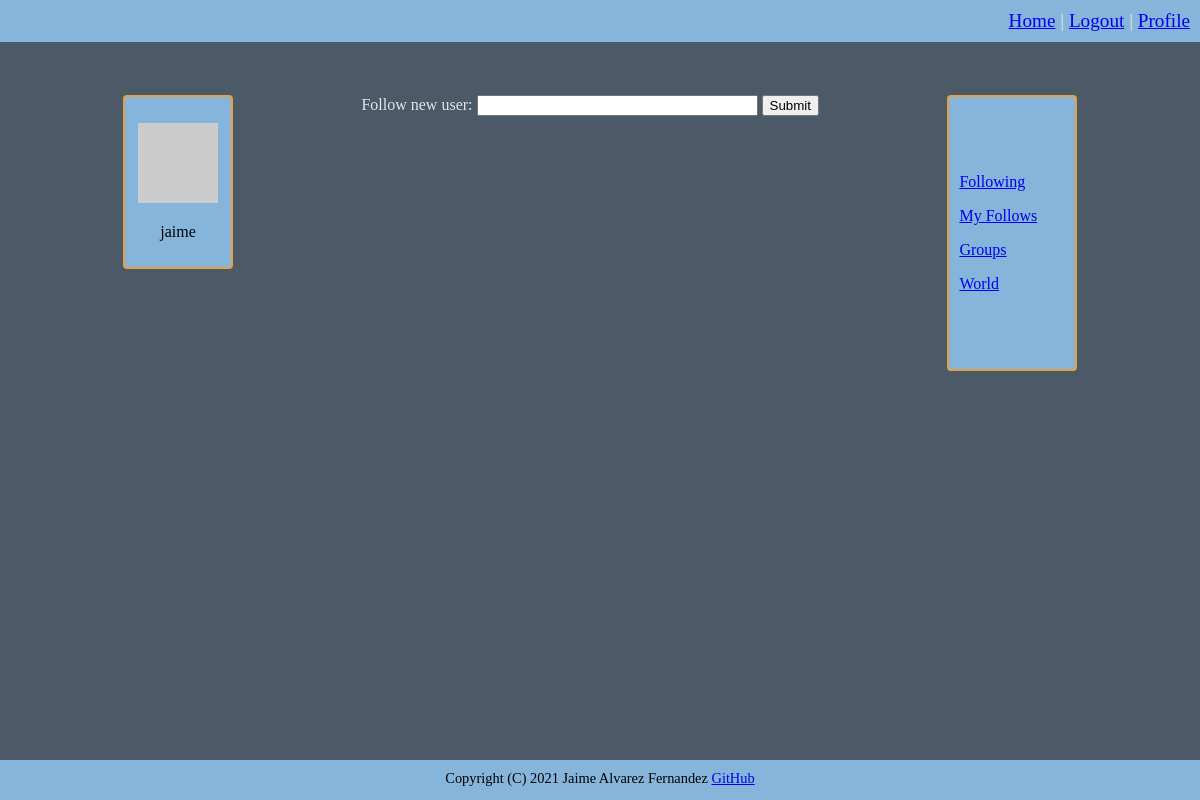
/following (signed in), run on an earlier commit of the app's database.
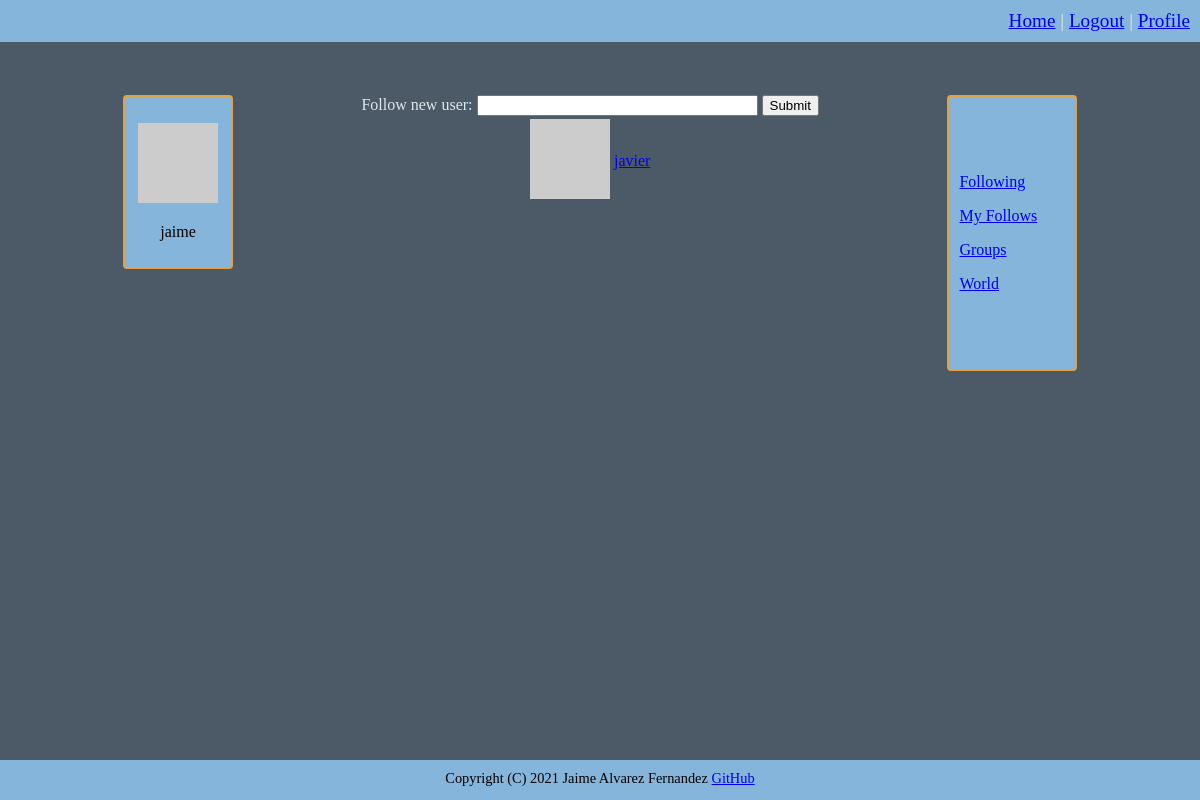
And on a later commit of the database.
### connect/models.py (models this page shows, shortened)
class User(UserMixin, db.Model):
    id = db.Column(db.Integer, primary_key=True)
    username = db.Column(db.String(64), index=True, unique=True)
    email = db.Column(db.String(120), index=True, unique=True)
    password = db.Column(db.String(128))
    about_me = db.Column(db.String(140))
    location = db.Column(db.String(64))
    website = db.Column(db.String(120))
    last_seen = db.Column(db.DateTime, default=datetime.datetime.utcnow)
    posts = db.relationship('Posts', backref='author', lazy='dynamic')
    friends = db.relationship('Friends', backref='anchor', lazy='dynamic')
    followed = db.relationship('User',
                               secondary=followers,
                               primaryjoin=(followers.c.follower_id == id),
                               secondaryjoin=(followers.c.followed_id == id),
                               backref=db.backref('followers', lazy='dynamic'), lazy='dynamic')
    def avatar(self, size):
        digest = md5(self.email.lower().encode('utf-8')).hexdigest()
        return f'https://www.gravatar.com/avatar/{digest}?d=identicon&s={size}'
    def followed_users(self):
        return self.followed

### connect/routing.py (the view)
@app.route('/following', methods=['GET', 'POST'])
@flask_login.login_required
def following():
    form = forms.AddFriend()
    if form.validate_on_submit():
        followed_id = models.User.query.filter_by(username=form.friend_id.data).first()
        app.logger.warning(f'User: {flask_login.current_user} - follow to:{followed_id}')
        flask_login.current_user.follow(user=followed_id)
        db.session.commit()
        flask.flash(f"You are now following {form.friend_id.data}!")
    all_followed = flask_login.current_user.followed_users().all()
    return flask.render_template('following.html', friends=all_followed, title='Following', form=form)

### connect/forms.py (shortened to what this page needs)
class AddFriend(FlaskForm):
    friend_id = wtforms.StringField('Follow new user', validators=[validators.DataRequired()])
    submit = wtforms.SubmitField('Submit')

### connect/models.py (called while the page is built)
@login.user_loader
def load_user(user_id):
    return User.query.get(int(user_id))

### connect/routing.py (called while the page is built)
@app.before_request
def before_request():
    if flask_login.current_user.is_authenticated:
        flask_login.current_user.last_seen = datetime.datetime.utcnow()
        db.session.commit()

### connect/templates/following.html (shortened to what this page needs)
{% extends "general_template.html" %}
{% block content %}
<div>
    <form action="" method="post" novalidate>
        {{ form.friend_id.label }}:
        {{ form.friend_id(size=32, autocomplete=off) }}
        {{ form.submit() }}<br>
    </form>
</div>
<div>
    <table>
        {% for friend in friends %}
            <tr>
                <td><img src="{{ friend.avatar(36) }}"></td>
                <td><a href="{{ url_for('user_messages', username=friend.username) }}">{{ friend.username }}</a></td>
            </tr>
        {% endfor %}
    </table>
</div>
{% endblock %}

What changed in the data, as far as the page shows it:
added User: username "javier"
